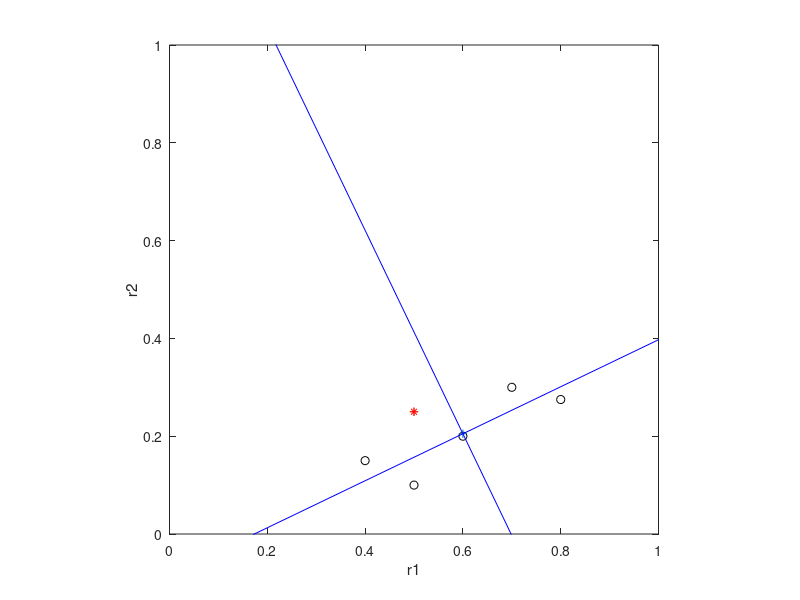

The MATLAB source for this figure:
clear all

close all

 

 

%%%%%%%%%%%%%%%%%%%%%%%%%%%%%%%%%%%%%%%%%%%%%%%%%%%%%%%%%%%%%%%

% Create a database of n examples, each example has m dimensions

% They will go in a matrix X, which is m x n

n = 5;    % Number of vectors in the database

m = 2;    % No. of dimensions

X = [

    0.5, 0.1;

    0.4, 0.15;

    0.6, 0.2;

    0.7, 0.3;

    0.8, 0.275]';

disp('Here are the original vectors in the database: ');  disp(X);

 

 

% Plot the vectors on a 2D feature space

figure, plot(X(1,:), X(2,:), 'ko');

daspect([1,1,1]), xlim([0,1]), ylim([0,1]);

xlabel('r1'), ylabel('r2');

pause

 

 

%%%%%%%%%%%%%%%%%%%%%%%%%%%%%%%%%%%%%%%%%%%%%%%%%%%%%%%%%%%%%%%

% Subtract off the mean from each dimension of the data

u = mean(X,2);

disp('The mean vector is: '); disp(u);

X = X - repmat(u,1,n);

hold on

plot(u(1), u(2), '+');

hold off

 

disp('Here are the database vectors, zero mean: ');  disp(X);

 

%%%%%%%%%%%%%%%%%%%%%%%%%%%%%%%%%%%%%%%%%%%%%%%%%%%%%%%%%%%%%%%

% Take PCA

%Y = X';
Y = X' / sqrt(n-1);

[U,S,V] = svd(Y);      % Y = U*S*V'

% variances = diag(S) .^ 2;     % Should be in decreasing order

% The Principal components are the columns of V

disp('The PCs are the columns: ');  disp(V);

%%%%%%%%%%%%%%%%%%%%%%%%%%%%%%%%%%%%%%%%%%%%%%%%%%%%%%%%%%%%%%%

 

% We will only use the first PC.  Plot the range of vectors that can be

% generated with only the first PC.  It will be the mean plus the PC.

%   u + a*PC1

p0 = u + 2*V(:,2);

p1 = u - 2*V(:,2);

line( [p0(1) p1(1)], [p0(2) p1(2)], 'Color', 'b' );

p0 = u + 2*V(:,1);

p1 = u - 2*V(:,1);

line( [p0(1) p1(1)], [p0(2) p1(2)], 'Color', 'b' );

pause

 

% Here is a new vector

xnew = [0.5; 0.25];

hold on

plot(xnew(1), xnew(2), '+');

hold off

 
 

% Reconstruct the vector with only the top p PCs

p = 2;

Vapprox = V(:,1:p);

xnewp = Vapprox' * (xnew-u);

Xreconstructed = Vapprox*xnewp + u;

 

 

hold on

plot(Xreconstructed(1), Xreconstructed(2), '*r');

hold off